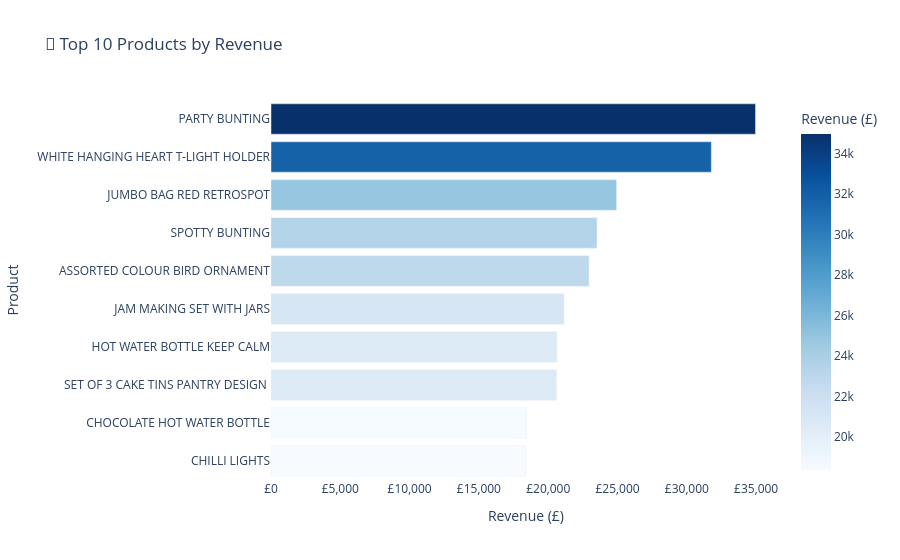

Notebook cell for this chart:
### Markdown cell above
### 🖱️ Chart 11 — Interactive Bar Chart: Top 10 Products

### Code cell
fig = px.bar(
    top_products.sort_values('Revenue'),
    x='Revenue', y='Description',
    orientation='h',
    title='🛒 Top 10 Products by Revenue',
    labels={'Revenue': 'Revenue (£)', 'Description': 'Product'},
    color='Revenue',
    color_continuous_scale='Blues'
)
fig.update_layout(
    plot_bgcolor='white',
    xaxis_tickprefix='£',
    xaxis_tickformat=',.0f',
    showlegend=False
)
fig.write_html('../reports/viz_interactive_products.html')
fig.show()
print('✅ Saved: reports/viz_interactive_products.html')

### Figure 1 — Plotly figure (JSON) as saved in the notebook; plotly's stock layout.template omitted (floating-point values rounded to 4 significant figures)
{"data": [{"hovertemplate": "Revenue (£)=%{marker.color}<br>Product=%{y}<extra></extra>", "legendgroup": "", "marker": {"color": [18380.0, 18420.0, 20580.0, 20620.0, 21140.0, 22940.0, 23510.0, 24920.0, 31760.0, 34950.0], "coloraxis": "coloraxis", "pattern": {"shape": ""}}, "name": "", "orientation": "h", "showlegend": false, "textposition": "auto", "type": "bar", "x": [18380.0, 18420.0, 20580.0, 20620.0, 21140.0, 22940.0, 23510.0, 24920.0, 31760.0, 34950.0], "xaxis": "x", "y": ["CHILLI LIGHTS", "CHOCOLATE HOT WATER BOTTLE", "SET OF 3 CAKE TINS PANTRY DESIGN ", "HOT WATER BOTTLE KEEP CALM", "JAM MAKING SET WITH JARS", "ASSORTED COLOUR BIRD ORNAMENT", "SPOTTY BUNTING", "JUMBO BAG RED RETROSPOT", "WHITE HANGING HEART T-LIGHT HOLDER", "PARTY BUNTING"], "yaxis": "y"}], "layout": {"barmode": "relative", "coloraxis": {"autocolorscale": false, "colorbar": {"title": {"text": "Revenue (£)"}}, "colorscale": [[0, "rgb(247,251,255)"], [0.125, "rgb(222,235,247)"], [0.25, "rgb(198,219,239)"], [0.375, "rgb(158,202,225)"], [0.5, "rgb(107,174,214)"], [0.625, "rgb(66,146,198)"], [0.75, "rgb(33,113,181)"], [0.875, "rgb(8,81,156)"], [1, "rgb(8,48,107)"]]}, "legend": {"tracegroupgap": 0}, "plot_bgcolor": "white", "showlegend": false, "title": {"text": "🛒 Top 10 Products by Revenue"}, "xaxis": {"anchor": "y", "domain": [0, 1], "tickformat": ",.0f", "tickprefix": "£", "title": {"text": "Revenue (£)"}}, "yaxis": {"anchor": "x", "domain": [0, 1], "title": {"text": "Product"}}}}
